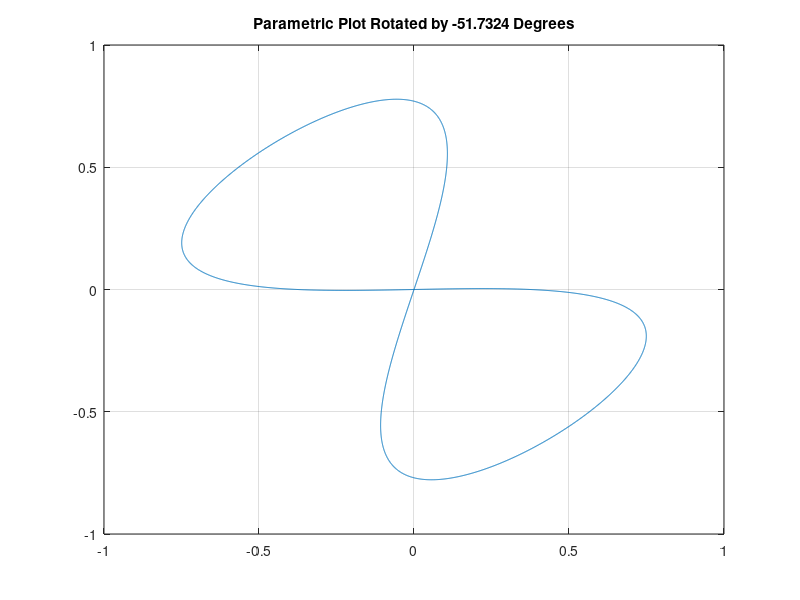

Here is the MATLAB script that generated this plot: (Note: this script raises an error after producing the figure.)
%% parameter
close all; clear all;
T=200;
delta=0.05;
% w=3;h=2; 
w=1.5;h=1;
t=[0:delta:T];
%theta=-0.9270; %radians 
theta= -0.9029;
x = (w/2) * sin(2*pi*(t)/T); x_dot = (w*pi/T)*cos(2*pi*t/T); x_dotdot=-(2*w*pi^2/(T^2))*sin(2*pi*t/T);
y = (h/2) * sin(4*pi*t/T); y_dot = (2*h*pi/T)*cos(4*pi*t/T); y_dotdot=(-8*h*pi^2/(T^2)*sin(4*pi*t/T));
x_rot = x * cos(theta) - y * sin(theta);
y_rot = x * sin(theta) + y * cos(theta);
x_rot_dot=x_dot * cos(theta) - y_dot * sin(theta);x_rot_dotdot=x_dotdot * cos(theta) - y_dotdot * sin(theta);
y_rot_dot=x_dot * sin(theta) + y_dot * cos(theta);y_rot_dotdot=x_dotdot * sin(theta) + y_dotdot * cos(theta);;
plot(x_rot,y_rot);
title(['Parametric Plot Rotated by ', num2str(theta * 180 / pi), ' Degrees']);
grid on;
%% tb linear and angular velocity cal
v=zeros(1,length(t));omega=zeros(1,length(t));
for i=1:length(t);
    v(i)=sqrt(x_rot_dot(i)^2+y_rot_dot(i)^2);
    omega(i)=(y_rot_dotdot(i)*x_rot_dot(i)-y_rot_dot(i)*x_rot_dotdot(i))/(x_rot_dot(i)^2+y_rot_dot(i)^2);
end
l=size(v);
%% tb3 implementation
pub_gazebo = rospublisher('/cmd_vel', 'geometry_msgs/Twist');
sub_gazebo = rossubscriber('/odom', 'nav_msgs/Odometry');
odomlog_gazebo=[];
figure;
plot(x_rot, y_rot, 'b', 'LineWidth', 1.5,'DisplayName','lemniscate');
hold on;
h_tb3_0 = animatedline('Color', 'r', 'LineWidth', 1.5,'DisplayName','Gazebo');
axis equal;
xlabel('X Position');
ylabel('Y Position');   
title('Trajectories of Robot');
legend;
grid on;
hold on;
msg_gazebo = rosmessage(pub_gazebo);
rate=rosrate(20);
tic;
duration=T;
j=1;

for k=1:delta:duration
    msg_gazebo.Linear.X=v(j);
    msg_gazebo.Angular.Z=omega(j);
    send(pub_gazebo,msg_gazebo);
    [x_gazebo, y_gazebo, theta_gazebo]=get_current_pose(sub_gazebo);
    odomlog_gazebo=[odomlog_gazebo;x_gazebo,y_gazebo];
    addpoints(h_tb3_0,x_gazebo,y_gazebo);
    drawnow;
    waitfor(rate);
    j=j+1;
end

% while toc<duration
%     msg_gazebo.Linear.X=v(j);
%     msg_gazebo.Angular.Z=omega(j);
%     send(pub_gazebo,msg_gazebo);
%     [x_gazebo, y_gazebo, theta_gazebo]=get_current_pose(sub_gazebo);
%     odomlog_gazebo=[odomlog_gazebo;x_gazebo,y_gazebo];
%     addpoints(h_tb3_0,x_gazebo,y_gazebo);
%     drawnow;
%     j=j+1;
%     waitfor(rate);
% end

% while j<l(2)
%     msg_gazebo.Linear.X=v(j);
%     msg_gazebo.Angular.Z=omega(j);
%     send(pub_gazebo,msg_gazebo);
%     [x_gazebo, y_gazebo, theta_gazebo]=get_current_pose(sub_gazebo);
%     odomlog_gazebo=[odomlog_gazebo;x_gazebo,y_gazebo];
%     addpoints(h_tb3_0,x_gazebo,y_gazebo);
%     drawnow;
%     waitfor(rate);
%     j=j+1;
% end

msg_gazebo.Linear.X=0;
msg_gazebo.Angular.Z=0;
send(pub_gazebo,msg_gazebo);


%% error cal

% odomlog_gazebo(:,3) = interp1(odomlog_gazebo(:,1), odomlog_gazebo(:,2), odomlog_gazebo(:,1));
% error = odomlog_gazebo(:,3) - odomlog_gazebo(:,2);
% mse = 0;
% ncount = 0;
% 
% for i = 1:length(error)
%     if isnan(error(i))
%         ncount = ncount + 1;
%     else
%         mse = mse + error(i)^2;
%     end
% end
% 
% mse = mse / (length(error) - ncount);
% disp(mse);  
